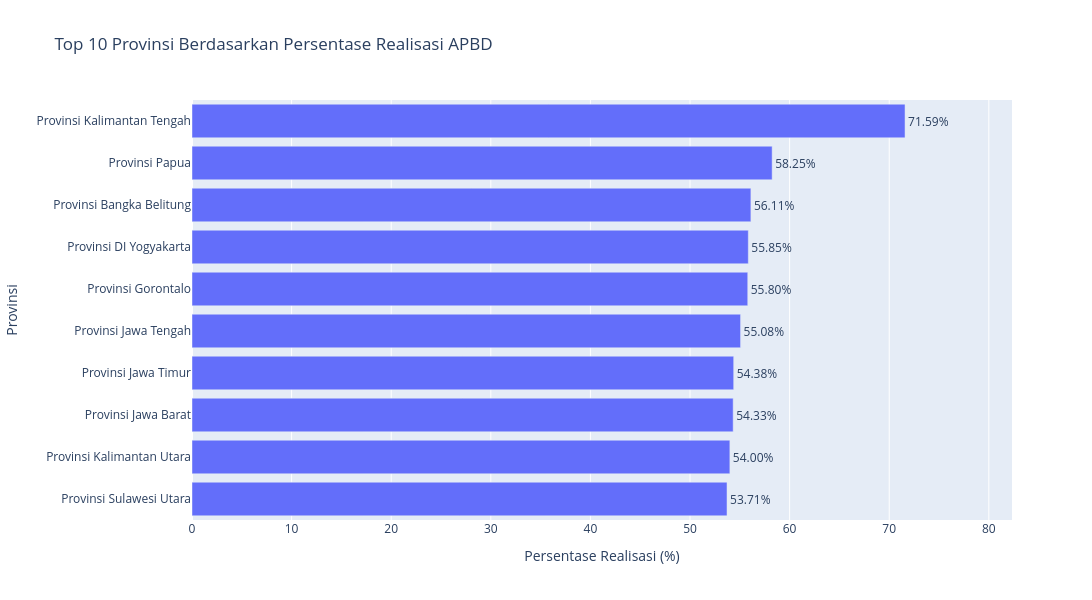

Notebook code for this chart:
### Code cell
# Mengambil 10 provinsi dengan persentase realisasi tertinggi
top10_persentase_provinsi = (
    df_persentase_provinsi
    .filter(pl.col("persentase_realisasi").is_not_null())
    .sort("persentase_realisasi", descending=True)
    .head(10)
    .sort("persentase_realisasi")
)

# Visualisasi
fig = px.bar(
    top10_persentase_provinsi,
    x="persentase_realisasi",
    y="provinsi",
    orientation="h",
    title="Top 10 Provinsi Berdasarkan Persentase Realisasi APBD",
    labels={
        "provinsi": "Provinsi",
        "persentase_realisasi": "Persentase Realisasi (%)"
    },
    text="persentase_realisasi"
)

fig.update_traces(
    texttemplate="%{text:.2f}%",
    textposition="outside"
)

fig.update_layout(
    width=1100,
    height=600,
    xaxis_title="Persentase Realisasi (%)",
    yaxis_title="Provinsi"
)

fig.update_xaxes(
    range=[
        0,
        top10_persentase_provinsi["persentase_realisasi"].max() * 1.15
    ]
)

fig.show()

### Figure 1 — Plotly figure (JSON) as saved in the notebook; plotly's stock layout.template omitted (floating-point values rounded to 4 significant figures)
{"data": [{"hovertemplate": "Persentase Realisasi (%)=%{text}<br>Provinsi=%{y}<extra></extra>", "legendgroup": "", "marker": {"color": "#636efa", "pattern": {"shape": ""}}, "name": "", "orientation": "h", "showlegend": false, "text": [53.71, 54.0, 54.33, 54.38, 55.08, 55.8, 55.85, 56.11, 58.25, 71.59], "textposition": "outside", "texttemplate": "%{text:.2f}%", "type": "bar", "x": [53.71, 54.0, 54.33, 54.38, 55.08, 55.8, 55.85, 56.11, 58.25, 71.59], "xaxis": "x", "y": ["Provinsi Sulawesi Utara", "Provinsi Kalimantan Utara", "Provinsi Jawa Barat", "Provinsi Jawa Timur", "Provinsi Jawa Tengah", "Provinsi Gorontalo", "Provinsi DI Yogyakarta", "Provinsi Bangka Belitung", "Provinsi Papua", "Provinsi Kalimantan Tengah"], "yaxis": "y"}], "layout": {"barmode": "relative", "height": 600, "legend": {"tracegroupgap": 0}, "title": {"text": "Top 10 Provinsi Berdasarkan Persentase Realisasi APBD"}, "width": 1100, "xaxis": {"anchor": "y", "domain": [0, 1], "range": [0, 82.33], "title": {"text": "Persentase Realisasi (%)"}}, "yaxis": {"anchor": "x", "domain": [0, 1], "title": {"text": "Provinsi"}}}}
